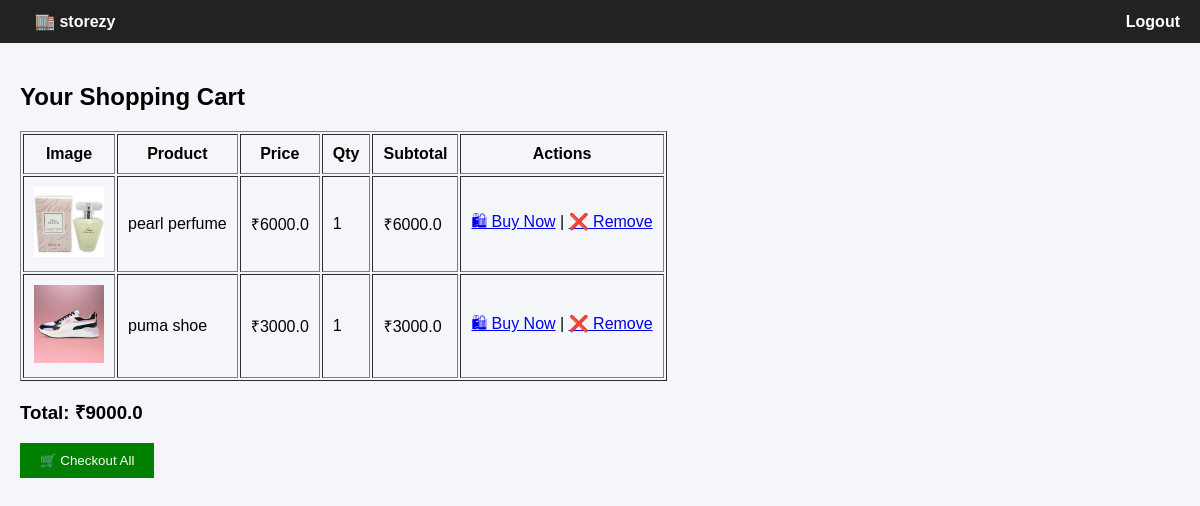
Page /cart (signed in) on the committed database.
### models.py (models this page shows)
class ProductImage(db.Model):
    __tablename__ = "product_images"
    id = db.Column(db.Integer, primary_key=True)
    product_id = db.Column(db.Integer, db.ForeignKey("products.id"))
    filename = db.Column(db.String(200))

class Product(db.Model):
    __tablename__ = "products"
    id = db.Column(db.Integer, primary_key=True)
    name = db.Column(db.String(150))
    price = db.Column(db.Float)
    stock = db.Column(db.Integer)
    category = db.Column(db.String(100))
    seller_id = db.Column(db.Integer, db.ForeignKey("users.id"))
    description = db.Column(db.Text, nullable=True)
    images = db.relationship('ProductImage', backref='product', lazy=True)

### cart/routes.py (the view)
@cart_bp.route("/cart")
@login_required
def view_cart():
    items = Cart.query.filter_by(user_id=current_user.id).all()
    cart_items = []
    total = 0
    for item in items:
        product = Product.query.get(item.product_id)
        subtotal = product.price * item.quantity
        total += subtotal
        cart_items.append({
            "id": item.id,
            "product_id": product.id,
            "name": product.name,
            "price": product.price,
            "quantity": item.quantity,
            "stock": product.stock,
            "image": product.images[0].filename if product.images else None,
            "subtotal": subtotal
        })
    return render_template("cart.html", cart_items=cart_items, total=total)

### app.py (called while the page is built)
@login_manager.user_loader
def load_user(user_id):
    return User.query.get(int(user_id))

### templates/cart.html
{% extends "base.html" %}
{% block content %}
<h2>Your Shopping Cart</h2>
{% if cart_items %}
<table border="1" cellpadding="10">
    <tr>
        <th>Image</th>
        <th>Product</th>
        <th>Price</th>
        <th>Qty</th>
        <th>Subtotal</th>
        <th>Actions</th>
    </tr>
    {% for item in cart_items %}
    <tr>
        <td>
            {% if item.image %}
                <img src="{{ url_for('static', filename='uploads/' ~ item.image) }}" width="70">
            {% endif %}
        </td>
        <td>{{ item.name }}</td>
        <td>₹{{ item.price }}</td>
        <td>{{ item.quantity }}</td>
        <td>₹{{ item.subtotal }}</td>
        <td>
            <a href="{{ url_for('cart.cart_buy', item_id=item.id) }}">🛍 Buy Now</a> |
            <a href="{{ url_for('cart.remove_from_cart', item_id=item.id) }}">❌ Remove</a>
        </td>
    </tr>
    {% endfor %}
</table>
<h3>Total: ₹{{ total }}</h3>
    <a href="{{ url_for('cart.checkout') }}">
        <button style="padding:10px 20px; background:green; color:white; border:none;">
            🛒 Checkout All
        </button>
    </a>
{% else %}
<p>Your cart is empty 🛒</p>
{% endif %}
{% endblock %}

### templates/base.html (style rules this page uses)
body { font-family: Arial, sans-serif; margin: 0; background-color: #f4f6f9; }

### rows in the picture
ProductImage: filename (picture)
Product: name "pearl perfume", price "6000.0"
ProductImage: filename (picture)
Product: name "puma shoe", price "3000.0"

### other values in the picture
{{ item.quantity }} "1" "1"
{{ item.subtotal }} "6000.0" "3000.0"
{{ total }} "9000.0"
